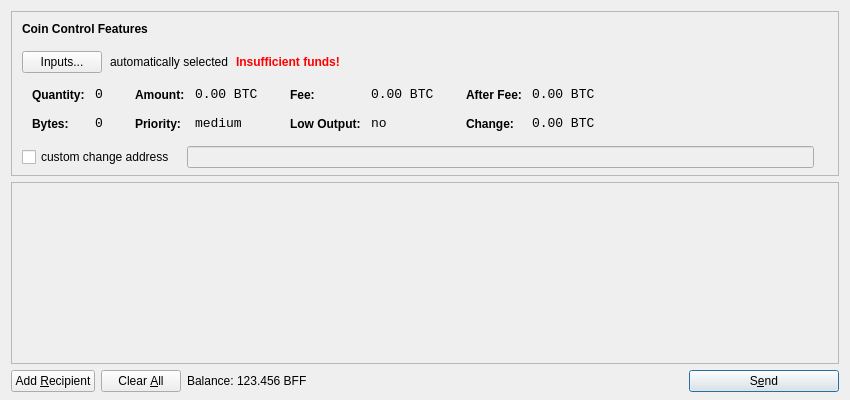
<?xml version="1.0" encoding="UTF-8"?>
<ui version="4.0">
 <class>SendCoinsDialog</class>
 <widget class="QDialog" name="SendCoinsDialog">
  <property name="geometry">
   <rect>
    <x>0</x>
    <y>0</y>
    <width>850</width>
    <height>400</height>
   </rect>
  </property>
  <property name="windowTitle">
   <string>Send Coins</string>
  </property>
  <layout class="QVBoxLayout" name="verticalLayout" stretch="0,1,0">
   <property name="bottomMargin">
    <number>8</number>
   </property>
   <item>
    <widget class="QFrame" name="frameCoinControl">
     <property name="sizePolicy">
      <sizepolicy hsizetype="Expanding" vsizetype="Expanding">
       <horstretch>0</horstretch>
       <verstretch>0</verstretch>
      </sizepolicy>
     </property>
     <property name="maximumSize">
      <size>
       <width>16777215</width>
       <height>16777215</height>
      </size>
     </property>
     <property name="frameShape">
      <enum>QFrame::StyledPanel</enum>
     </property>
     <property name="frameShadow">
      <enum>QFrame::Sunken</enum>
     </property>
     <layout class="QVBoxLayout" name="verticalLayoutCoinControl2">
      <property name="spacing">
       <number>-1</number>
      </property>
      <property name="leftMargin">
       <number>0</number>
      </property>
      <property name="topMargin">
       <number>0</number>
      </property>
      <property name="rightMargin">
       <number>0</number>
      </property>
      <property name="bottomMargin">
       <number>6</number>
      </property>
      <item>
       <layout class="QVBoxLayout" name="verticalLayoutCoinControl" stretch="0,0,0,0,1">
        <property name="spacing">
         <number>0</number>
        </property>
        <property name="leftMargin">
         <number>10</number>
        </property>
        <property name="topMargin">
         <number>10</number>
        </property>
        <item>
         <layout class="QHBoxLayout" name="horizontalLayoutCoinControl1">
          <property name="bottomMargin">
           <number>15</number>
          </property>
          <item>
           <widget class="QLabel" name="labelCoinControlFeatures">
            <property name="sizePolicy">
             <sizepolicy hsizetype="Preferred" vsizetype="Maximum">
              <horstretch>0</horstretch>
              <verstretch>0</verstretch>
             </sizepolicy>
            </property>
            <property name="font">
             <font>
              <weight>75</weight>
              <bold>true</bold>
             </font>
            </property>
            <property name="styleSheet">
             <string notr="true">font-weight:bold;</string>
            </property>
            <property name="text">
             <string>Coin Control Features</string>
            </property>
           </widget>
          </item>
         </layout>
        </item>
        <item>
         <layout class="QHBoxLayout" name="horizontalLayoutCoinControl2" stretch="0,0,0,0">
          <property name="spacing">
           <number>8</number>
          </property>
          <property name="bottomMargin">
           <number>10</number>
          </property>
          <item>
           <widget class="QPushButton" name="pushButtonCoinControl">
            <property name="styleSheet">
             <string notr="true"/>
            </property>
            <property name="text">
             <string>Inputs...</string>
            </property>
           </widget>
          </item>
          <item>
           <widget class="QLabel" name="labelCoinControlAutomaticallySelected">
            <property name="text">
             <string>automatically selected</string>
            </property>
            <property name="margin">
             <number>5</number>
            </property>
           </widget>
          </item>
          <item>
           <widget class="QLabel" name="labelCoinControlInsuffFunds">
            <property name="font">
             <font>
              <weight>75</weight>
              <bold>true</bold>
             </font>
            </property>
            <property name="styleSheet">
             <string notr="true">color:red;font-weight:bold;</string>
            </property>
            <property name="text">
             <string>Insufficient funds!</string>
            </property>
            <property name="margin">
             <number>5</number>
            </property>
           </widget>
          </item>
          <item>
           <spacer name="horizontalSpacerCoinControl">
            <property name="orientation">
             <enum>Qt::Horizontal</enum>
            </property>
            <property name="sizeHint" stdset="0">
             <size>
              <width>40</width>
              <height>1</height>
             </size>
            </property>
           </spacer>
          </item>
         </layout>
        </item>
        <item>
         <widget class="QWidget" name="widgetCoinControl" native="true">
          <property name="sizePolicy">
           <sizepolicy hsizetype="Preferred" vsizetype="Preferred">
            <horstretch>0</horstretch>
            <verstretch>0</verstretch>
           </sizepolicy>
          </property>
          <property name="minimumSize">
           <size>
            <width>0</width>
            <height>0</height>
           </size>
          </property>
          <property name="styleSheet">
           <string notr="true"/>
          </property>
          <layout class="QHBoxLayout" name="horizontalLayoutCoinControl5">
           <property name="margin">
            <number>0</number>
           </property>
           <item>
            <layout class="QHBoxLayout" name="horizontalLayoutCoinControl3" stretch="0,0,0,1">
             <property name="spacing">
              <number>20</number>
             </property>
             <property name="topMargin">
              <number>0</number>
             </property>
             <property name="bottomMargin">
              <number>10</number>
             </property>
             <item>
              <layout class="QFormLayout" name="formLayoutCoinControl1">
               <property name="horizontalSpacing">
                <number>10</number>
               </property>
               <property name="verticalSpacing">
                <number>14</number>
               </property>
               <property name="leftMargin">
                <number>10</number>
               </property>
               <property name="topMargin">
                <number>4</number>
               </property>
               <property name="rightMargin">
                <number>6</number>
               </property>
               <item row="0" column="0">
                <widget class="QLabel" name="labelCoinControlQuantityText">
                 <property name="styleSheet">
                  <string notr="true">font-weight:bold;</string>
                 </property>
                 <property name="text">
                  <string>Quantity:</string>
                 </property>
                 <property name="margin">
                  <number>0</number>
                 </property>
                </widget>
               </item>
               <item row="0" column="1">
                <widget class="QLabel" name="labelCoinControlQuantity">
                 <property name="font">
                  <font>
                   <family>Monospace</family>
                   <pointsize>10</pointsize>
                  </font>
                 </property>
                 <property name="cursor">
                  <cursorShape>IBeamCursor</cursorShape>
                 </property>
                 <property name="contextMenuPolicy">
                  <enum>Qt::ActionsContextMenu</enum>
                 </property>
                 <property name="text">
                  <string notr="true">0</string>
                 </property>
                 <property name="margin">
                  <number>0</number>
                 </property>
                 <property name="textInteractionFlags">
                  <set>Qt::LinksAccessibleByMouse|Qt::TextSelectableByKeyboard|Qt::TextSelectableByMouse</set>
                 </property>
                </widget>
               </item>
               <item row="1" column="0">
                <widget class="QLabel" name="labelCoinControlBytesText">
                 <property name="styleSheet">
                  <string notr="true">font-weight:bold;</string>
                 </property>
                 <property name="text">
                  <string>Bytes:</string>
                 </property>
                </widget>
               </item>
               <item row="1" column="1">
                <widget class="QLabel" name="labelCoinControlBytes">
                 <property name="font">
                  <font>
                   <family>Monospace</family>
                   <pointsize>10</pointsize>
                  </font>
                 </property>
                 <property name="cursor">
                  <cursorShape>IBeamCursor</cursorShape>
                 </property>
                 <property name="contextMenuPolicy">
                  <enum>Qt::ActionsContextMenu</enum>
                 </property>
                 <property name="text">
                  <string notr="true">0</string>
                 </property>
                 <property name="textInteractionFlags">
                  <set>Qt::LinksAccessibleByMouse|Qt::TextSelectableByKeyboard|Qt::TextSelectableByMouse</set>
                 </property>
                </widget>
               </item>
              </layout>
             </item>
             <item>
              <layout class="QFormLayout" name="formLayoutCoinControl2">
               <property name="horizontalSpacing">
                <number>10</number>
               </property>
               <property name="verticalSpacing">
                <number>14</number>
               </property>
               <property name="leftMargin">
                <number>6</number>
               </property>
               <property name="topMargin">
                <number>4</number>
               </property>
               <property name="rightMargin">
                <number>6</number>
               </property>
               <item row="0" column="0">
                <widget class="QLabel" name="labelCoinControlAmountText">
                 <property name="styleSheet">
                  <string notr="true">font-weight:bold;</string>
                 </property>
                 <property name="text">
                  <string>Amount:</string>
                 </property>
                 <property name="margin">
                  <number>0</number>
                 </property>
                </widget>
               </item>
               <item row="0" column="1">
                <widget class="QLabel" name="labelCoinControlAmount">
                 <property name="font">
                  <font>
                   <family>Monospace</family>
                   <pointsize>10</pointsize>
                  </font>
                 </property>
                 <property name="cursor">
                  <cursorShape>IBeamCursor</cursorShape>
                 </property>
                 <property name="contextMenuPolicy">
                  <enum>Qt::ActionsContextMenu</enum>
                 </property>
                 <property name="text">
                  <string notr="true">0.00 BTC</string>
                 </property>
                 <property name="textInteractionFlags">
                  <set>Qt::LinksAccessibleByMouse|Qt::TextSelectableByKeyboard|Qt::TextSelectableByMouse</set>
                 </property>
                </widget>
               </item>
               <item row="1" column="0">
                <widget class="QLabel" name="labelCoinControlPriorityText">
                 <property name="styleSheet">
                  <string notr="true">font-weight:bold;</string>
                 </property>
                 <property name="text">
                  <string>Priority:</string>
                 </property>
                </widget>
               </item>
               <item row="1" column="1">
                <widget class="QLabel" name="labelCoinControlPriority">
                 <property name="font">
                  <font>
                   <family>Monospace</family>
                   <pointsize>10</pointsize>
                  </font>
                 </property>
                 <property name="cursor">
                  <cursorShape>IBeamCursor</cursorShape>
                 </property>
                 <property name="contextMenuPolicy">
                  <enum>Qt::ActionsContextMenu</enum>
                 </property>
                 <property name="text">
                  <string>medium</string>
                 </property>
                 <property name="textInteractionFlags">
                  <set>Qt::LinksAccessibleByMouse|Qt::TextSelectableByKeyboard|Qt::TextSelectableByMouse</set>
                 </property>
                </widget>
               </item>
              </layout>
             </item>
             <item>
              <layout class="QFormLayout" name="formLayoutCoinControl3">
               <property name="horizontalSpacing">
                <number>10</number>
               </property>
               <property name="verticalSpacing">
                <number>14</number>
               </property>
               <property name="leftMargin">
                <number>6</number>
               </property>
               <property name="topMargin">
                <number>4</number>
               </property>
               <property name="rightMargin">
                <number>6</number>
               </property>
               <item row="0" column="0">
                <widget class="QLabel" name="labelCoinControlFeeText">
                 <property name="styleSheet">
                  <string notr="true">font-weight:bold;</string>
                 </property>
                 <property name="text">
                  <string>Fee:</string>
                 </property>
                 <property name="margin">
                  <number>0</number>
                 </property>
                </widget>
               </item>
               <item row="0" column="1">
                <widget class="QLabel" name="labelCoinControlFee">
                 <property name="font">
                  <font>
                   <family>Monospace</family>
                   <pointsize>10</pointsize>
                  </font>
                 </property>
                 <property name="cursor">
                  <cursorShape>IBeamCursor</cursorShape>
                 </property>
                 <property name="contextMenuPolicy">
                  <enum>Qt::ActionsContextMenu</enum>
                 </property>
                 <property name="text">
                  <string notr="true">0.00 BTC</string>
                 </property>
                 <property name="textInteractionFlags">
                  <set>Qt::LinksAccessibleByMouse|Qt::TextSelectableByKeyboard|Qt::TextSelectableByMouse</set>
                 </property>
                </widget>
               </item>
               <item row="1" column="0">
                <widget class="QLabel" name="labelCoinControlLowOutputText">
                 <property name="styleSheet">
                  <string notr="true">font-weight:bold;</string>
                 </property>
                 <property name="text">
                  <string>Low Output:</string>
                 </property>
                </widget>
               </item>
               <item row="1" column="1">
                <widget class="QLabel" name="labelCoinControlLowOutput">
                 <property name="font">
                  <font>
                   <family>Monospace</family>
                   <pointsize>10</pointsize>
                  </font>
                 </property>
                 <property name="cursor">
                  <cursorShape>IBeamCursor</cursorShape>
                 </property>
                 <property name="contextMenuPolicy">
                  <enum>Qt::ActionsContextMenu</enum>
                 </property>
                 <property name="text">
                  <string>no</string>
                 </property>
                 <property name="textInteractionFlags">
                  <set>Qt::LinksAccessibleByMouse|Qt::TextSelectableByKeyboard|Qt::TextSelectableByMouse</set>
                 </property>
                </widget>
               </item>
              </layout>
             </item>
             <item>
              <layout class="QFormLayout" name="formLayoutCoinControl4">
               <property name="horizontalSpacing">
                <number>10</number>
               </property>
               <property name="verticalSpacing">
                <number>14</number>
               </property>
               <property name="leftMargin">
                <number>6</number>
               </property>
               <property name="topMargin">
                <number>4</number>
               </property>
               <property name="rightMargin">
                <number>6</number>
               </property>
               <item row="0" column="0">
                <widget class="QLabel" name="labelCoinControlAfterFeeText">
                 <property name="styleSheet">
                  <string notr="true">font-weight:bold;</string>
                 </property>
                 <property name="text">
                  <string>After Fee:</string>
                 </property>
                 <property name="margin">
                  <number>0</number>
                 </property>
                </widget>
               </item>
               <item row="0" column="1">
                <widget class="QLabel" name="labelCoinControlAfterFee">
                 <property name="font">
                  <font>
                   <family>Monospace</family>
                   <pointsize>10</pointsize>
                  </font>
                 </property>
                 <property name="cursor">
                  <cursorShape>IBeamCursor</cursorShape>
                 </property>
                 <property name="contextMenuPolicy">
                  <enum>Qt::ActionsContextMenu</enum>
                 </property>
                 <property name="text">
                  <string notr="true">0.00 BTC</string>
                 </property>
                 <property name="textInteractionFlags">
                  <set>Qt::LinksAccessibleByMouse|Qt::TextSelectableByKeyboard|Qt::TextSelectableByMouse</set>
                 </property>
                </widget>
               </item>
               <item row="1" column="0">
                <widget class="QLabel" name="labelCoinControlChangeText">
                 <property name="styleSheet">
                  <string notr="true">font-weight:bold;</string>
                 </property>
                 <property name="text">
                  <string>Change:</string>
                 </property>
                </widget>
               </item>
               <item row="1" column="1">
                <widget class="QLabel" name="labelCoinControlChange">
                 <property name="font">
                  <font>
                   <family>Monospace</family>
                   <pointsize>10</pointsize>
                  </font>
                 </property>
                 <property name="cursor">
                  <cursorShape>IBeamCursor</cursorShape>
                 </property>
                 <property name="contextMenuPolicy">
                  <enum>Qt::ActionsContextMenu</enum>
                 </property>
                 <property name="text">
                  <string notr="true">0.00 BTC</string>
                 </property>
                 <property name="textInteractionFlags">
                  <set>Qt::LinksAccessibleByMouse|Qt::TextSelectableByKeyboard|Qt::TextSelectableByMouse</set>
                 </property>
                </widget>
               </item>
              </layout>
             </item>
            </layout>
           </item>
          </layout>
         </widget>
        </item>
        <item>
         <layout class="QHBoxLayout" name="horizontalLayoutCoinControl4" stretch="0,0,0">
          <property name="spacing">
           <number>12</number>
          </property>
          <property name="sizeConstraint">
           <enum>QLayout::SetDefaultConstraint</enum>
          </property>
          <property name="topMargin">
           <number>5</number>
          </property>
          <property name="rightMargin">
           <number>5</number>
          </property>
          <item>
           <widget class="QCheckBox" name="checkBoxCoinControlChange">
            <property name="text">
             <string>custom change address</string>
            </property>
           </widget>
          </item>
          <item>
           <widget class="QLineEdit" name="lineEditCoinControlChange">
            <property name="enabled">
             <bool>false</bool>
            </property>
            <property name="sizePolicy">
             <sizepolicy hsizetype="Expanding" vsizetype="Fixed">
              <horstretch>0</horstretch>
              <verstretch>0</verstretch>
             </sizepolicy>
            </property>
           </widget>
          </item>
          <item>
           <widget class="QLabel" name="labelCoinControlChangeLabel">
            <property name="sizePolicy">
             <sizepolicy hsizetype="Preferred" vsizetype="Expanding">
              <horstretch>0</horstretch>
              <verstretch>0</verstretch>
             </sizepolicy>
            </property>
            <property name="minimumSize">
             <size>
              <width>0</width>
              <height>0</height>
             </size>
            </property>
            <property name="text">
             <string/>
            </property>
            <property name="margin">
             <number>3</number>
            </property>
           </widget>
          </item>
         </layout>
        </item>
        <item>
         <spacer name="verticalSpacerCoinControl">
          <property name="orientation">
           <enum>Qt::Vertical</enum>
          </property>
          <property name="sizeHint" stdset="0">
           <size>
            <width>800</width>
            <height>1</height>
           </size>
          </property>
         </spacer>
        </item>
       </layout>
      </item>
     </layout>
    </widget>
   </item>
   <item>
    <widget class="QScrollArea" name="scrollArea">
     <property name="widgetResizable">
      <bool>true</bool>
     </property>
     <widget class="QWidget" name="scrollAreaWidgetContents">
      <property name="geometry">
       <rect>
        <x>0</x>
        <y>0</y>
        <width>830</width>
        <height>165</height>
       </rect>
      </property>
      <layout class="QVBoxLayout" name="verticalLayout_2">
       <property name="margin">
        <number>0</number>
       </property>
       <item>
        <layout class="QVBoxLayout" name="entries">
         <property name="spacing">
          <number>6</number>
         </property>
        </layout>
       </item>
       <item>
        <spacer name="verticalSpacer">
         <property name="orientation">
          <enum>Qt::Vertical</enum>
         </property>
         <property name="sizeHint" stdset="0">
          <size>
           <width>20</width>
           <height>40</height>
          </size>
         </property>
        </spacer>
       </item>
      </layout>
     </widget>
    </widget>
   </item>
   <item>
    <layout class="QHBoxLayout" name="horizontalLayout">
     <item>
      <widget class="QPushButton" name="addButton">
       <property name="toolTip">
        <string>Send to multiple recipients at once</string>
       </property>
       <property name="text">
        <string>Add &amp;Recipient</string>
       </property>
       <property name="icon">
        <iconset resource="../bitcoin.qrc">
         <normaloff>:/icons/add</normaloff>:/icons/add</iconset>
       </property>
       <property name="autoDefault">
        <bool>false</bool>
       </property>
      </widget>
     </item>
     <item>
      <widget class="QPushButton" name="clearButton">
       <property name="sizePolicy">
        <sizepolicy hsizetype="Minimum" vsizetype="Fixed">
         <horstretch>0</horstretch>
         <verstretch>0</verstretch>
        </sizepolicy>
       </property>
       <property name="toolTip">
        <string>Remove all transaction fields</string>
       </property>
       <property name="text">
        <string>Clear &amp;All</string>
       </property>
       <property name="icon">
        <iconset resource="../bitcoin.qrc">
         <normaloff>:/icons/remove</normaloff>:/icons/remove</iconset>
       </property>
       <property name="autoRepeatDelay">
        <number>300</number>
       </property>
       <property name="autoDefault">
        <bool>false</bool>
       </property>
      </widget>
     </item>
     <item>
      <layout class="QHBoxLayout" name="horizontalLayout_2">
       <property name="spacing">
        <number>3</number>
       </property>
       <item>
        <widget class="QLabel" name="label">
         <property name="text">
          <string>Balance:</string>
         </property>
        </widget>
       </item>
       <item>
        <widget class="QLabel" name="labelBalance">
         <property name="cursor">
          <cursorShape>IBeamCursor</cursorShape>
         </property>
         <property name="text">
          <string>123.456 BFF</string>
         </property>
         <property name="textInteractionFlags">
          <set>Qt::LinksAccessibleByMouse|Qt::TextSelectableByKeyboard|Qt::TextSelectableByMouse</set>
         </property>
        </widget>
       </item>
      </layout>
     </item>
     <item>
      <spacer name="horizontalSpacer">
       <property name="orientation">
        <enum>Qt::Horizontal</enum>
       </property>
       <property name="sizeHint" stdset="0">
        <size>
         <width>40</width>
         <height>20</height>
        </size>
       </property>
      </spacer>
     </item>
     <item>
      <widget class="QPushButton" name="sendButton">
       <property name="minimumSize">
        <size>
         <width>150</width>
         <height>0</height>
        </size>
       </property>
       <property name="toolTip">
        <string>Confirm the send action</string>
       </property>
       <property name="text">
        <string>S&amp;end</string>
       </property>
       <property name="icon">
        <iconset resource="../bitcoin.qrc">
         <normaloff>:/icons/send</normaloff>:/icons/send</iconset>
       </property>
       <property name="default">
        <bool>true</bool>
       </property>
      </widget>
     </item>
    </layout>
   </item>
  </layout>
 </widget>
 <resources>
  <include location="../bitcoin.qrc"/>
 </resources>
 <connections/>
</ui>
